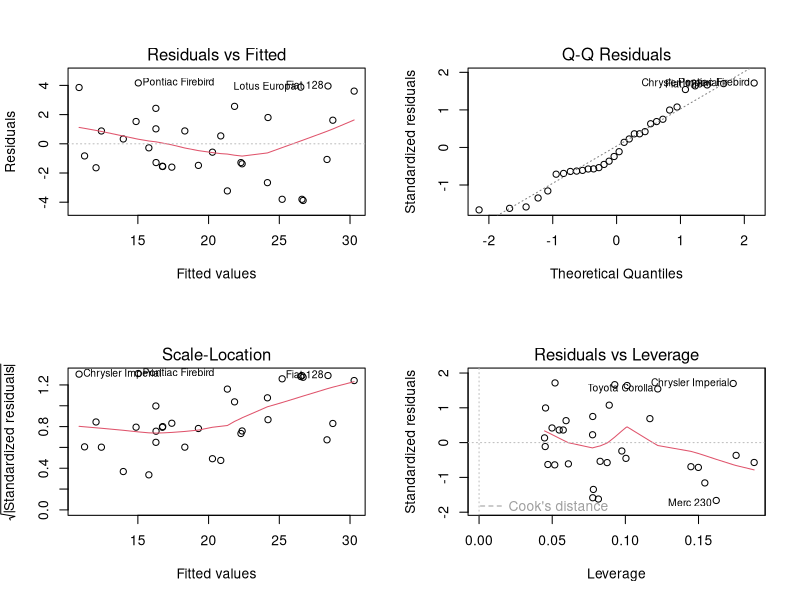

R code for this plot:
## ---- chunk 1
knitr::opts_chunk$set(echo = TRUE)
## ---- chunk 2
car<-datasets::mtcars
head(car, 10)
## ---- chunk 3
summary(lm(mpg ~ ., data = car))$coefficients
## ---- chunk 4
car2<-subset(car, select = c(mpg, wt, qsec,am))
summary(lm(mpg ~ .-1, data = car2))$coefficients
## ---- chunk 5
fit<-summary(lm(mpg ~ . -1, data = car2))$coefficients

mechanic_gearbox<- fit[3,1]+c(-1, 1) * qt(0.975, df = (lm(mpg ~ . -1, data = car2))$df) * fit[3, 2]
print(mechanic_gearbox)

par(mfrow = c(2,2))
plot(lm(mpg ~ . -1, data = car2))

## ---- chunk 6
car2<-car
variable_name <- names(sort(summary(lm(mpg ~ ., data = car2))$coefficients[,"Pr(>|t|)"], decreasing = TRUE)[1])
variable_P<-sort(summary(lm(mpg ~ ., data = car2))$coefficients[,"Pr(>|t|)"], decreasing = TRUE)[1]
print(variable_P)


while (variable_P>0.05 && variable_name!="(Intercept)") {
car2<-car2[, -which(names(car2)==variable_name)]
print(variable_P)
variable_name<-names(sort(summary(lm(mpg ~ ., data = car2))$coefficients[,"Pr(>|t|)"], decreasing = TRUE)[1])

variable_P<-sort(summary(lm(mpg ~ ., data = car2))$coefficients[,"Pr(>|t|)"], decreasing = TRUE)[1]
}

## ---- chunk 7
summary(lm(mpg ~ . -1, data = car2))$coefficients
